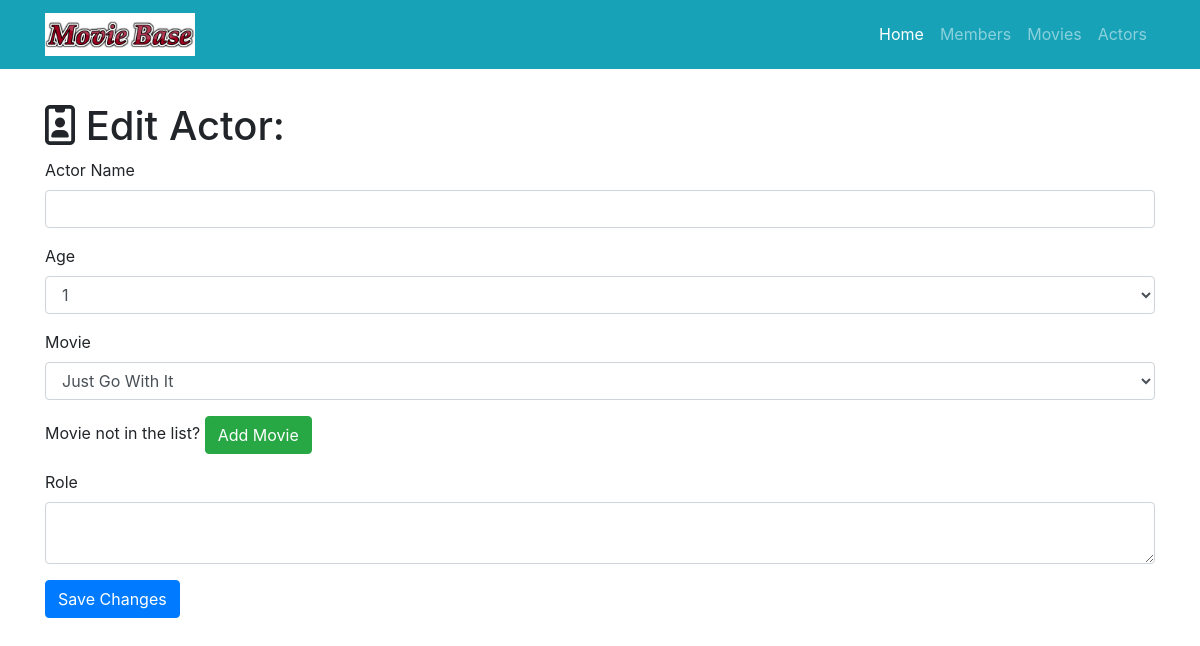
/actor-directory/edit/1, run on an earlier commit of the app's database.
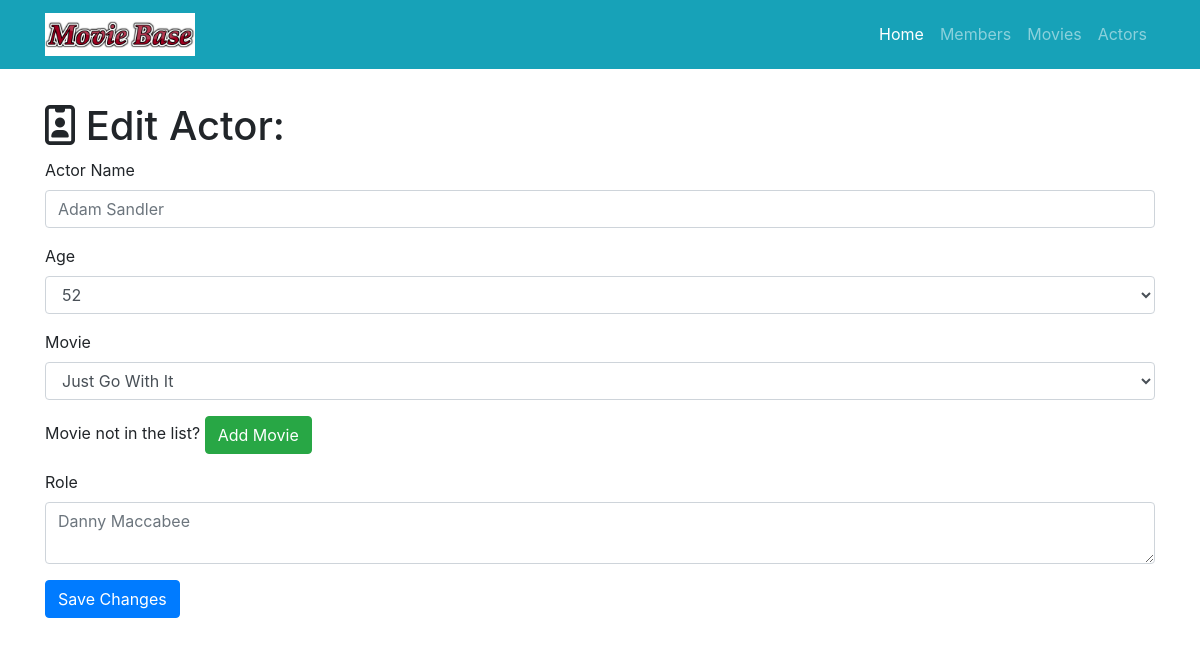
And on a later commit of the database.
### project.py (models this page shows)
class Actor(db.Model):
    __tablename__ = 'actors'
    id = db.Column(db.Integer, primary_key=True)
    actor_name = db.Column(db.String(256))
    age = db.Column(db.Integer)
    role = db.Column(db.String(64))
    movie_id = db.Column(db.Integer, db.ForeignKey('movies.id'))

### project.py (the view, shortened to what this page needs)
@app.route('/actor-directory/edit/<int:id>', methods=['GET', 'POST'])
def edit_actor(id):
    actor = Actor.query.filter_by(id=id).first()
    if request.method == 'GET':
        movies = Movie.query.all()
        return render_template('actor-edit.html', actor=actor, movies=movies)

### templates/actor-edit.html (shortened to what this page needs)
{% extends "home-base.html" %}
{% block head%}
  {{super()}}
{% endblock %}
{% block page_content %}
<div class="container">
   <h1 class="mt-5"><i class="fa fa-id-badge" aria-hidden="true"></i> Edit Actor:</h1>
   <form action="/actor-directory/edit/{{actor.id}}" method="post">
     <div class="form-group">
     <label>Actor Name</label>
     <input class="form-control" type="text" name="name" placeholder="{{actor.actor_name}}" required="true">
  </div>
  <div class="form-group">
    <label>Age</label>
          <select class="form-control" name="age" placeholder="{{actor.age}}">
            {% for i in range(1, 100) %}
              {% if i == actor.age %}
                <option selected="selected">{{i}}</option>
              {% else %}
                <option>{{i}}</option>
              {% endif %}
            {% endfor %}
          </select>
        </div>
        <div class="form-group">
             <label>Movie</label>
             <select class="form-control" name="movie">
               {% for movie in movies %}
                 {% if movie == actor.movie %}
                   <option selected="selected">{{movie.title}}</option>
                 {% else %}
                   <option>{{movie.title}}</option>
                 {% endif %}
               {% endfor %}
             </select>
           </div>
           <div class="form-group">
             Movie not in the list? <a href="/movie/add" class="btn btn-success" role="button" aria-disabled="true">Add Movie</a>
           </div>
    <div class="form-group">
      <label>Role</label>
      <textarea class="form-control" name="role" value="{{actor.role}}" placeholder="{{actor.role}}" required="true"></textarea>
    </div>
    <button type="submit" class="btn btn-primary">Save Changes</button>
   </form>
 </div>
{% endblock %}

What changed in the data, as far as the page shows it:
added Actor: name "Adam Sandler", age "52", role "Danny Maccabee"
Also different on the page:
form field age: "1" → (not shown)
